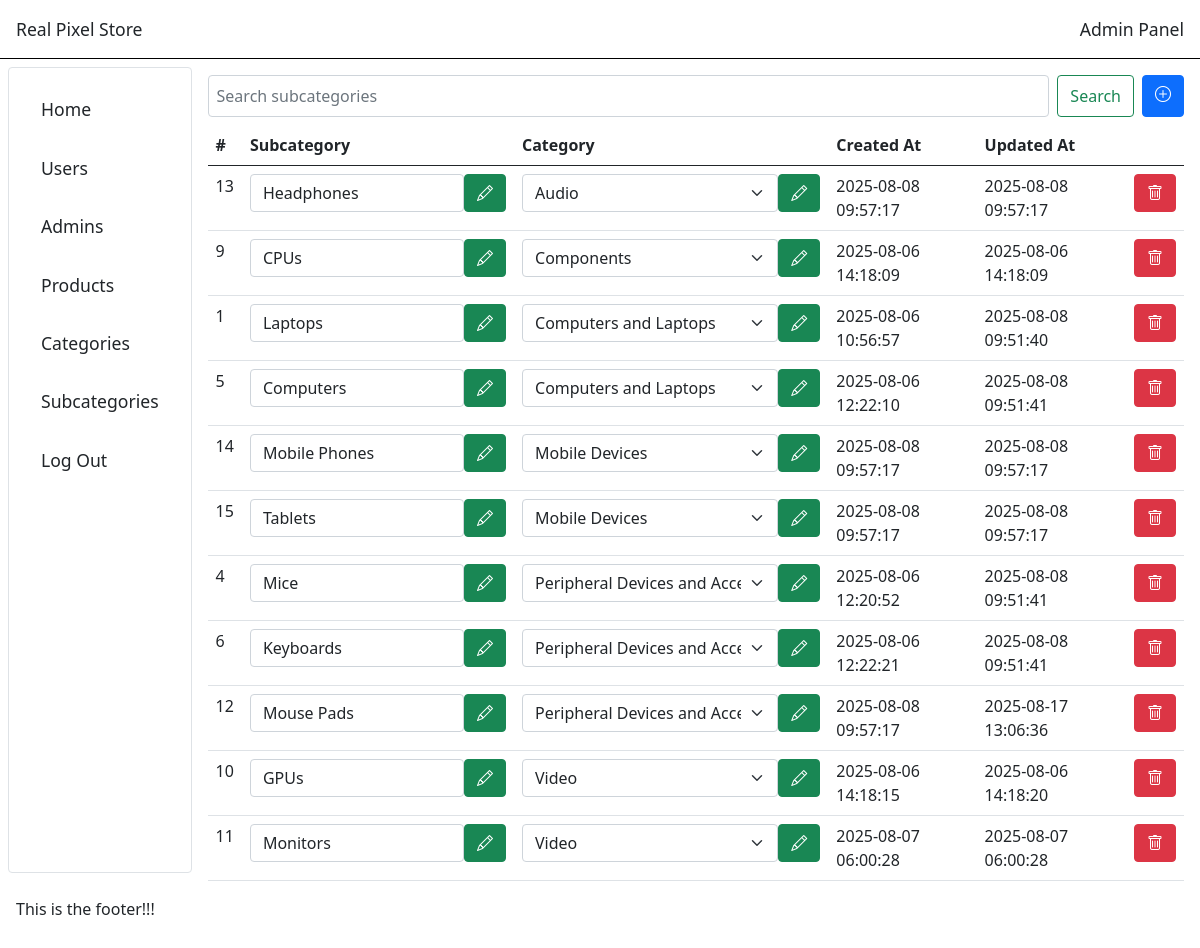
The page /admin/pages/subcategory_management/subcategories.php (signed in) on the database its author committed.
### tables this page shows
CREATE TABLE IF NOT EXISTS `subcategories` (
  `id` int NOT NULL AUTO_INCREMENT,
  `name` varchar(100) NOT NULL,
  `created_at` datetime DEFAULT CURRENT_TIMESTAMP,
  `updated_at` datetime DEFAULT CURRENT_TIMESTAMP ON UPDATE CURRENT_TIMESTAMP,
  PRIMARY KEY (`id`),
  UNIQUE KEY `name` (`name`)
);

CREATE TABLE IF NOT EXISTS `categories` (
  `id` int NOT NULL AUTO_INCREMENT,
  `name` varchar(100) NOT NULL,
  `created_at` datetime DEFAULT CURRENT_TIMESTAMP,
  `updated_at` datetime DEFAULT CURRENT_TIMESTAMP ON UPDATE CURRENT_TIMESTAMP,
  PRIMARY KEY (`id`),
  UNIQUE KEY `name` (`name`)
);

### admin/pages/subcategory_management/subcategories.php (the view, shortened to what this page needs)
<?php
require "../../../includes/db.php";
?>
<!DOCTYPE html>
<html lang="en">
<head>
    <link href="https://cdn.jsdelivr.net/npm/bootstrap@5.0.2/dist/css/bootstrap.min.css" rel="stylesheet">
    <link rel="stylesheet" href="https://cdn.jsdelivr.net/npm/bootstrap-icons@1.11.3/font/bootstrap-icons.css">
    <link href="../../../assets/css/admin.css" rel="stylesheet">
</head>
<body class="d-flex flex-column">
    <header class="w-100 d-flex flex-row justify-content-between align-items-center p-3">
        <p>Real Pixel Store</p>
        <p>Admin Panel</p>
    </header>
    <main class="d-flex flex-row w-100 p-2 gap-2 flex-grow-1 align-items-stretch">
        <nav class="admin-sidebar d-flex flex-column p-3 border rounded h-100">
            <ul class="nav d-flex flex-column sidebar-nav gap-2">
                <li class="nav-item"><a class="nav-link sidebar-link" href="../../index.php">Home</a></li>
                <li class="nav-item"><a class="nav-link sidebar-link" href="../user_management/users.php">Users</a></li>
                <li class="nav-item"><a class="nav-link sidebar-link" href="../admin_management/admins.php">Admins</a></li>
                <li class="nav-item"><a class="nav-link sidebar-link" href="../product_management/products.php">Products</a></li>
                <li class="nav-item"><a class="nav-link sidebar-link" href="../category_management/categories.php">Categories</a></li>
                <li class="nav-item"><a class="nav-link sidebar-link" href="subcategories.php">Subcategories</a></li>
                <li class="nav-item"><a class="nav-link sidebar-link" href="../../logout.php">Log Out</a></li>
            </ul>
        </nav>
        <div class="main-content d-flex flex-column w-100 p-2 gap-2 flex-grow-1">
            <div class="d-flex flex-row w-100 gap-2">
                <form class="d-flex flex-grow-1 gap-2">
                    <input class="form-control flex-grow-1 p-2" type="search" placeholder="Search subcategories" name="search">
                    <input class="btn btn-outline-success" type="submit" value="Search">
                </form>
                <a class="btn btn-primary" href="create_subcategory.php"><i class="bi bi-plus-circle"></i></a>
            </div>
            <table class="table table-hover">
                <thead>
                    <tr>
                        <th>#</th>
                        <th>Subcategory</th>
                        <th>Category</th>
                        <th>Created At</th>
                        <th>Updated At</th>
                        <th></th>
                    </tr>
                </thead>
                <tbody>
                    <?php
                    $sql = "SELECT
                            subcategories.id,
                            subcategories.name,
                            subcategories.created_at,
                            subcategories.updated_at,
                            categories.name as category,
                            categories.id as category_id
                            FROM category_subcategories
                                INNER JOIN subcategories ON category_subcategories.subcategory_id = subcategories.id
                                INNER JOIN categories ON category_subcategories.category_id = categories.id
                        ";
                    $stmt = $pdo->prepare($sql);
                    $stmt->execute();
                    $subcategories = $stmt->fetchAll(PDO::FETCH_ASSOC);
                    foreach ($subcategories as $subcategory) {
                        echo "
                                <tr>
                                    <td>" . $subcategory["id"] . "</td>
                                    <td>
                                        <form class='d-flex' method='POST' action='../../../api/admin/subcategories.php'>
                                            <input type='hidden' name='action' value='update'>
                                            <input type='hidden' name='id' value='" . $subcategory['id'] . "'>
                                            <input class='form-control' type='text' name='name' value='" . htmlspecialchars($subcategory['name'], ENT_QUOTES) . "'>
                                        <button type='submit' class='btn btn-success update-btn'><i class='bi bi-pencil'></i></button>
                                        </form>
                                    </td>
                                    <td>
                                        <form class='d-flex' method='POST' action='../../../api/admin/subcategories.php'>
                                            <input type='hidden' name='action' value='update'>
                                            <input type='hidden' name='id' value='" . $subcategory['id'] . "'>
                                            <select class='form-select' name='category'>
                                                <option value='" . $subcategory['category_id'] . "'>" . $subcategory['category'] . "</option>";
                        echo "</select>
                                        <button type='submit' class='btn btn-success update-btn'><i class='bi bi-pencil'></i></button>
                                        </form>
                                    </td>
                                    <td>" . $subcategory["created_at"] . "</td>
                                    <td>" . $subcategory["updated_at"] . "</td>
                                    <td>
                                        <form method='POST' action='../../../api/admin/subcategories.php' data-id='" . $subcategory["id"] . "'>
                                            <input type='hidden' name='id' value='" . $subcategory["id"] . "'>
                                            <input type='hidden' name='action' value='delete'>
                                            <button type='submit' class='btn btn-danger delete-btn' data-user='" . $subcategory['name'] . "'><i class='bi bi-trash'></i></button>
                                        </form>
                                    </td>
                                </tr>
                            ";
                    }
                    ?>
                </tbody>
            </table>
        </div>
    </main>
    <footer class="w-100 d-flex flex-row justify-content-between align-items-center p-3">
        <p>This is the footer!!!</p>
    </footer>
</body>
</html>

### assets/css/admin.css (style rules this page uses)
html, body { margin: 0; padding: 0; height: 100%; }
* { box-sizing: border-box; }
body { display: flex; flex-direction: column; min-height: 100vh; }
header { border-bottom: 1px solid black; flex-shrink: 0; }
header > p { margin: 0; padding: 0; font-size: 1.1rem; }
main { flex: 1; overflow-y: auto; }
footer { flex-shrink: 0; }
.sidebar-nav .nav-item { font-size: 1rem; }
.sidebar-link { display: block; padding: 0.75rem 1rem; font-size: 1.1rem; font-weight: 500; border-radius: 0.375rem; color: #212529; text-decoration: none; transition: background-color 0.2s ease, color 0.2s ease; }

### rows shown on the page
subcategories: id "13", name "Headphones", category "Audio", created_at "2025-08-08 09:57:17", updated_at "2025-08-08 09:57:17"
subcategories: id "9", name "CPUs", category "Components", created_at "2025-08-06 14:18:09", updated_at "2025-08-06 14:18:09"
subcategories: id "1", name "Laptops", category "Computers and Laptops", created_at "2025-08-06 10:56:57", updated_at "2025-08-08 09:51:40"
subcategories: id "5", name "Computers", category "Computers and Laptops", created_at "2025-08-06 12:22:10", updated_at "2025-08-08 09:51:41"
subcategories: id "14", name "Mobile Phones", category "Mobile Devices", created_at "2025-08-08 09:57:17", updated_at "2025-08-08 09:57:17"
subcategories: id "15", name "Tablets", category "Mobile Devices", created_at "2025-08-08 09:57:17", updated_at "2025-08-08 09:57:17"
subcategories: id "4", name "Mice", category "Peripheral Devices and Accessories", created_at "2025-08-06 12:20:52", updated_at "2025-08-08 09:51:41"
subcategories: id "6", name "Keyboards", category "Peripheral Devices and Accessories", created_at "2025-08-06 12:22:21", updated_at "2025-08-08 09:51:41"
subcategories: id "12", name "Mouse Pads", category "Peripheral Devices and Accessories", created_at "2025-08-08 09:57:17", updated_at "2025-08-17 13:06:36"
subcategories: id "10", name "GPUs", category "Video", created_at "2025-08-06 14:18:15", updated_at "2025-08-06 14:18:20"
subcategories: id "11", name "Monitors", category "Video", created_at "2025-08-07 06:00:28", updated_at "2025-08-07 06:00:28"
